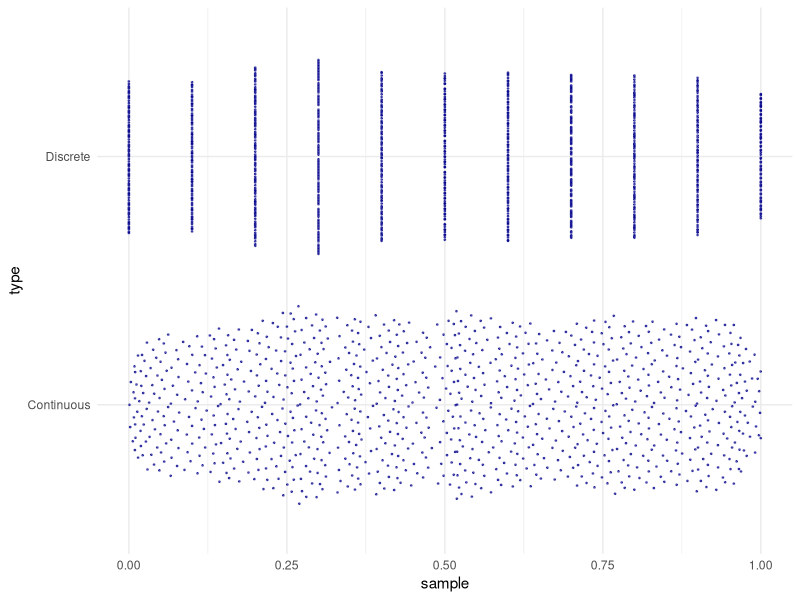
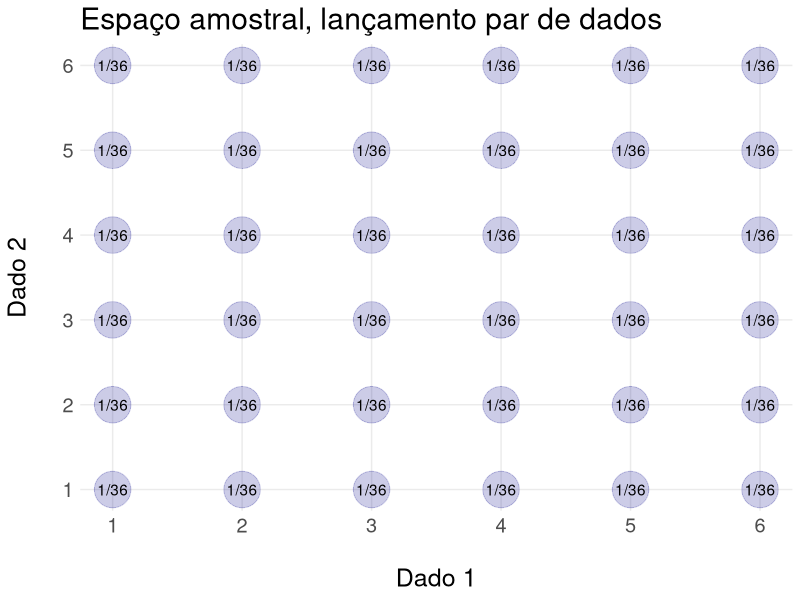
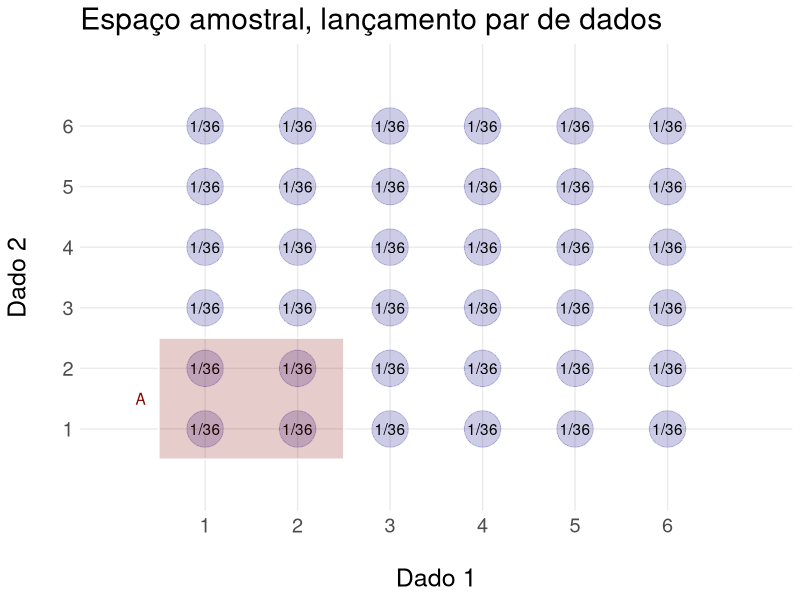
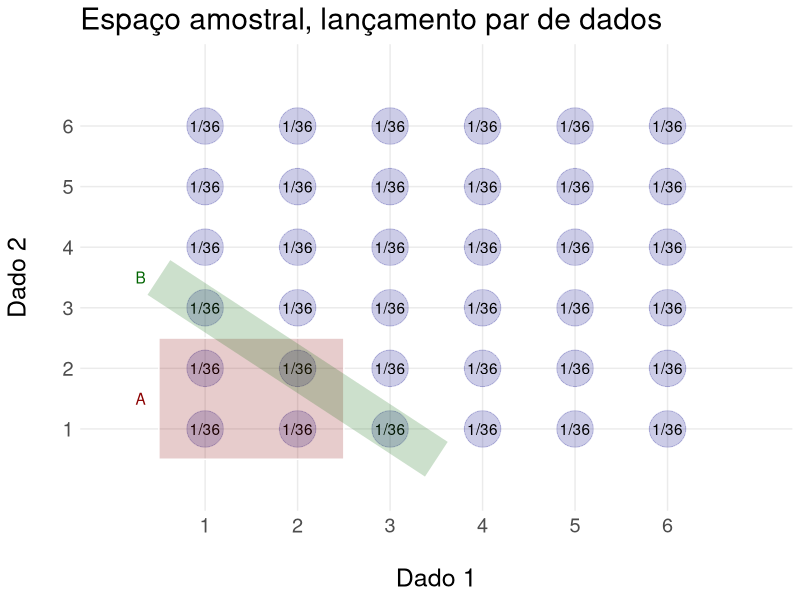
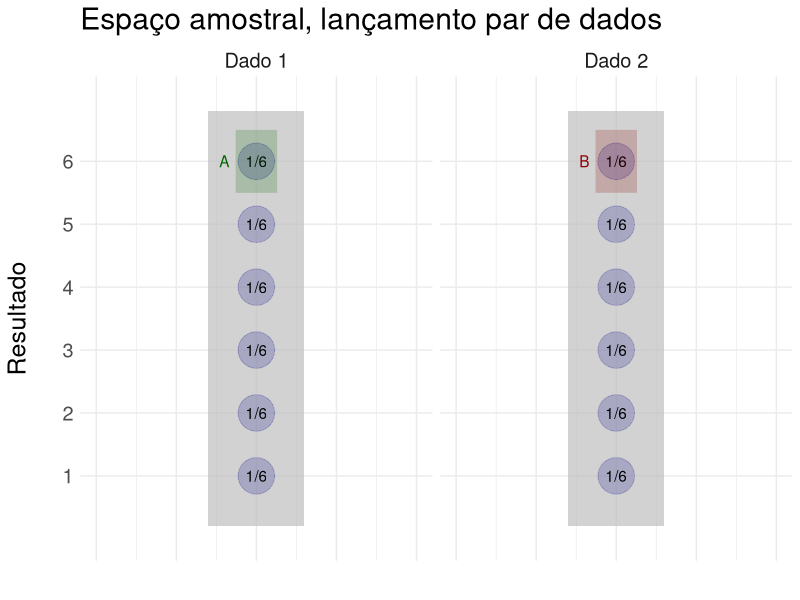

Generate these figures, in order, with R:
## ---- chunk 1

library(tidyverse)
library(ggbeeswarm)
library(ggforce)

## ---- chunk 2
 
knitr::opts_chunk$set(echo = TRUE, message = FALSE, warning = FALSE )
## ---- chunk 3

remissivo <<- tibble(palavra = "####")

slide_atual <<- 1

a_r <- function(palavra_add){
    remissivo <<- remissivo %>% 
        bind_rows(tibble(palavra = palavra_add, slide = slide_atual))

    str_glue("**{palavra_add}**")
    
}


escreve_remissivo <- function(){
    
    remissivo_final <- remissivo %>% 
        slice(2:nrow(remissivo)) %>% 
        mutate(
            linha = row_number(),
            link = str_glue("[{palavra}](#({slide}))\n\n")
        ) %>% 
        arrange(palavra)
        
    str_flatten(remissivo_final$link, "\n\n")

}



## ---- chunk 4

samples <- tibble(
  sample = runif(n = 1000, min = 0, max = 1 ),
  type = "Continuous" 
) %>% 
  bind_rows(
    tibble(
      sample = sample(x = seq(0, by = 0.1, to = 1 ), size = 1000, replace = TRUE ),
      type = "Discrete" 
    )
  )


ggplot(samples) +
  geom_quasirandom(
    aes(
      x = sample,
      y = type,
    ),
    color = "darkblue",
    size = 0.3,
    alpha = 0.6,
    groupOnX =  FALSE
  ) +
  theme_minimal()



## ---- chunk 5

desfecho_par_dados <- tibble(
  dado_1 = 1L:6L
) %>% 
  crossing(
    tibble(
      dado_2 = 1L:6L
    )    
  )


espaco <- ggplot(desfecho_par_dados) +
  geom_point(
    aes(
      x = dado_1,
      y = dado_2
    ),
    size = 12,
    shape = 21,
    color = "darkblue",
    fill = "darkblue",
    alpha = 0.2
  ) +
  geom_text(
    aes(
      x = dado_1,
      y = dado_2,
      label = "1/36"
    )
  ) +
  scale_x_continuous(
    breaks = 1:6,
    minor_breaks = NULL
  ) +
  scale_y_continuous(
    breaks = 1:6,
    minor_breaks = NULL
  ) +
  theme_minimal() +
  theme(
    text = element_text(size = 18)
  ) + 
  labs(
    x = "\nDado 1",
    y = "Dado 2\n"
  ) +
  ggtitle(
    "Espaço amostral, lançamento par de dados"
  )


espaco


## ---- chunk 6


grafico_a <- ggplot(desfecho_par_dados) +
  geom_point(
    aes(
      x = dado_1,
      y = dado_2
    ),
    size = 12,
    shape = 21,
    color = "darkblue",
    fill = "darkblue",
    alpha = 0.2
  ) +
  geom_text(
    aes(
      x = dado_1,
      y = dado_2,
      label = "1/36"
    )
  ) +
  scale_x_continuous(
    breaks = 1:6,
    minor_breaks = NULL,
    limits = c(0,7)
  ) +
  scale_y_continuous(
    breaks = 1:6,
    minor_breaks = NULL,
    limits = c(0,7)
  ) +
  theme_minimal() +
  theme(
    text = element_text(size = 18)
  ) + 
  labs(
    x = "\nDado 1",
    y = "Dado 2\n"
  ) +
  ggtitle(
    "Espaço amostral, lançamento par de dados"
  ) + 
  annotate(
    "rect",
    xmin = 0.5,
    xmax = 2.5,
    ymin = 0.5,
    ymax = 2.5,
    color = "white",
    fill = "darkred",
    alpha = 0.2
  ) +
  annotate(
    x = 0.3,
    y = 1.5,
    geom = "text",
    label = "A",
    color = "darkred"
  )

grafico_a

## ---- chunk 7


grafico_a_b <- grafico_a +
  annotate(
    geom = "segment",
    x = 3.5,
    y = 0.5,
    xend = 0.5,
    yend = 3.5,
    color = "darkgreen",
    size = 14,
    alpha = 0.2
  ) +
  annotate(
    x = 0.3,
    y = 3.5,
    geom = "text",
    label = "B",
    color = "darkgreen"
  )

grafico_a_b


## ---- chunk 8

espaço_amostral_independentes = tibble(resultado = 1:6 ) %>% 
  crossing(
    dado = c("Dado 1", "Dado 2")
  )


grafico_independentes <- ggplot(espaço_amostral_independentes) +
  geom_rect(
    data = tibble(
      xmin = 0.7,
      ymin = 0.2,
      ymax = 6.8,
      xmax = 1.3,
      dado = c("Dado 2", "Dado 1")
    ),
    aes(
      xmin = xmin,
      ymin = ymin,
      xmax = xmax,
      ymax = ymax,
    ),
    fill = "gray",
    size = 14,
    alpha = 0.7
  ) + 
  geom_point(
    aes(
      x = 1,
      y = resultado
    ),
    size = 12,
    shape = 21,
    color = "darkblue",
    fill = "darkblue",
    alpha = 0.2
  ) +
  geom_text(
    aes(
      x = 1,
      y = resultado,
      label = "1/6"
    )
  ) +
  scale_y_continuous(
    breaks = 1:6,
    minor_breaks = NULL,
    limits = c(0,7)
  ) +
  scale_x_continuous(
    limits = c(0,2)
  ) +
  theme_minimal() +
  theme(
    text = element_text(size = 18)
  ) + 
  ggtitle(
    "Espaço amostral, lançamento par de dados"
  ) + 
  geom_segment(
    data = tibble(
      x = 1,
      y = 5.5,
      xend = 1,
      yend = 6.5,
      dado = "Dado 1"
    ),
    aes(
      x = x,
      xend = xend,
      y = y,
      yend = yend
    ),
    color = "darkgreen",
    size = 14,
    alpha = 0.2
  ) + 
  geom_segment(
    data = tibble(
      x = 1,
      y = 5.5,
      xend = 1,
      yend = 6.5,
      dado = "Dado 2"
    ),
    aes(
      x = x,
      xend = xend,
      y = y,
      yend = yend
    ),
    color = "darkred",
    size = 14,
    alpha = 0.2
  ) + 
  facet_wrap(
    ~dado
  ) +
  theme(
    axis.text.x = element_blank()
  ) +
  labs(
    x = "",
    y = "Resultado\n"
  ) +
  geom_text(
    data = tibble(
      x = 0.8,
      y = 6,
      dado = "Dado 1"
    ),
    aes(
      x = x,
      y = y
    ),
    color = "darkgreen",
    label = "A"
  ) + 
  geom_text(
    data = tibble(
      x = 0.8,
      y = 6,
      dado = "Dado 2"
    ),
    aes(
      x = x,
      y = y
    ),
    color = "darkred",
    label = "B"
  ) + 
  facet_wrap(
    ~dado
  ) +
  theme(
    axis.text.x = element_blank()
  ) +
  labs(
    x = "",
    y = "Resultado\n"
  ) 
  


grafico_independentes

